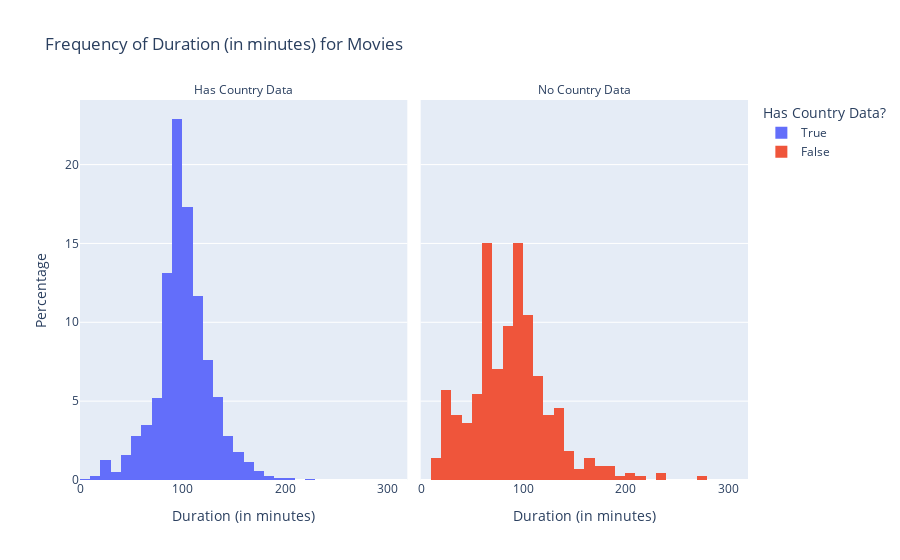

The notebook cell saved with this chart:
### Markdown cell above
##### Duration

### Code cell
fig = px.histogram(df_movies,
                   x=df_movies['duration'],
                   facet_col=df_movies['country'].notna(),
                   color=df_movies['country'].notna(),
                   histnorm='percent',
                   title="Frequency of Duration (in minutes) for Movies",
                   nbins=50)
fig.for_each_annotation(lambda a: a.update(text="Has Country Data" if a.text=='facet_col=True' else "No Country Data"))
fig.update_xaxes(title_text="Duration (in minutes)")
fig.update_layout(yaxis_title="Percentage",
                  legend_title="Has Country Data?")
fig.show()

### Figure 1 — Plotly figure (JSON) as saved in the notebook; plotly's stock layout.template omitted (floating-point values rounded to 4 significant figures; data arrays with more than 128 entries replaced by an {"elided": "..."} marker saying what was removed)
{"data": [{"bingroup": "x", "histnorm": "percent", "hovertemplate": "color=True<br>facet_col=True<br>x=%{x}<br>percent=%{y}<extra></extra>", "legendgroup": "True", "marker": {"color": "#636efa", "pattern": {"shape": ""}}, "name": "True", "nbinsx": 50, "orientation": "v", "showlegend": true, "type": "histogram", "x": {"elided": "5691 int values"}, "xaxis": "x", "yaxis": "y"}, {"bingroup": "x", "histnorm": "percent", "hovertemplate": "color=False<br>facet_col=False<br>x=%{x}<br>percent=%{y}<extra></extra>", "legendgroup": "False", "marker": {"color": "#EF553B", "pattern": {"shape": ""}}, "name": "False", "nbinsx": 50, "orientation": "v", "showlegend": true, "type": "histogram", "x": {"elided": "440 int values"}, "xaxis": "x2", "yaxis": "y2"}], "layout": {"annotations": [{"font": {}, "showarrow": false, "text": "Has Country Data", "x": 0.245, "xanchor": "center", "xref": "paper", "y": 1, "yanchor": "bottom", "yref": "paper"}, {"font": {}, "showarrow": false, "text": "No Country Data", "x": 0.755, "xanchor": "center", "xref": "paper", "y": 1, "yanchor": "bottom", "yref": "paper"}], "barmode": "relative", "legend": {"title": {"text": "Has Country Data?"}, "tracegroupgap": 0}, "title": {"text": "Frequency of Duration (in minutes) for Movies"}, "xaxis": {"anchor": "y", "domain": [0, 0.49], "title": {"text": "Duration (in minutes)"}}, "xaxis2": {"anchor": "y2", "domain": [0.51, 1], "matches": "x", "title": {"text": "Duration (in minutes)"}}, "yaxis": {"anchor": "x", "domain": [0, 1], "title": {"text": "Percentage"}}, "yaxis2": {"anchor": "x2", "domain": [0, 1], "matches": "y", "showticklabels": false}}}
